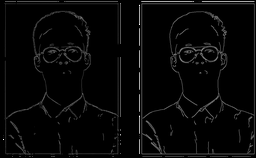
#> input picture result/myface.png, 256 x 158 px, shrunk from 1714 x 1060 before the run, given in place of myface.JPG, which was not available
$ python hw2_Blur.py
#> lines starting #> are read from the running program, lines starting #| are printed output that depends on the picture; pictures that were not available may be replaced by others from this repository, and a replacement may not be noted
#> further down, img is the input picture: shape (158, 256, 3); min 0, max 255, mean 7.2
import numpy as np
import cv2
import math
import matplotlib.pyplot as plt

"""
¢ 模糊圖片:50%
     Average Blur:20%
     Medium Blur:20%
     Gaussian Blur:10% (可用OpenCV函數)
     比較分析三種模糊方法在人臉照片下的差別:5%
"""
# https://docs.opencv.org/4.5.3/d4/d86/group__imgproc__filter.html

def AverageBlur(img,filter_size):
#> called with filter_size = 5
    convol_size = filter_size//2
    new_img = np.ones_like(img,dtype=np.uint8)
    filter=np.ones((filter_size,filter_size)) # Medium Blur
    filter_sum = np.sum(filter)
    for color_clannels in range(img.shape[-1]):
        for i in range(convol_size,img.shape[0]-convol_size):
            for j in range(convol_size,img.shape[1]-convol_size):
                new_img[i,j,color_clannels] = np.sum((img[i-convol_size:i+1+convol_size,j-convol_size:j+1+convol_size,color_clannels]*filter)) \
                    / (filter_sum)
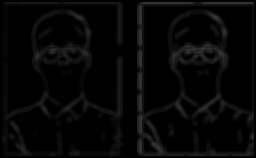
#> new_img: shape (158, 256, 3); min 0, max 60, mean 6.3
    return new_img

def MediumBlur(img,filter_size):
#> called with filter_size = 5
    convol_size = filter_size//2
    new_img = np.ones_like(img,dtype=np.uint8)
    filter=np.ones((filter_size,filter_size)) # Medium Blur
    for color_clannels in range(img.shape[-1]):
        for i in range(convol_size,img.shape[0]-convol_size):
            for j in range(convol_size,img.shape[1]-convol_size):
                new_img[i,j,color_clannels] = \
                    np.median((img[i-convol_size:i+1+convol_size,\
                        j-convol_size:j+1+convol_size,color_clannels]*filter))
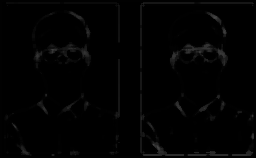
#> new_img: shape (158, 256, 3); min 0, max 69, mean 2.3
    return new_img

def gaussian (x,mean=0,std=1):
    return ((math.sqrt(2*math.pi)*std)**-1)* math.exp(-0.5*((((x-mean)/std)**2)))

def GaussianBlur(img,filter_size,mean=0,std=1):
#> called with filter_size = 5, mean = 0, std = 1
    filter=np.ones((filter_size,filter_size))
    convol_size = filter_size//2
    new_img = np.ones_like(img,dtype=np.uint8)
    for i in range(filter.shape[0]):
        for j in range(filter.shape[1]):
            filter[i,j]=gaussian(np.sqrt((i-convol_size)**2 + (j-convol_size)**2) ,mean,std)
    filter = filter/np.sum(filter)
    filter = np.int32((filter/filter[0,0]))
    filter_sum = np.sum(filter)
    for color_clannels in range(img.shape[-1]):
        for i in range(convol_size,img.shape[0]-convol_size):
            for j in range(convol_size,img.shape[1]-convol_size):
                new_img[i,j,color_clannels] = np.sum((img[i-convol_size:i+1+convol_size,j-convol_size:j+1+convol_size,color_clannels]*filter)) \
                    / (filter_sum)
    return new_img

## Read image file
img = cv2.imread("./img/myface.JPG")
# img = cv2.imread("./img/3.jpeg")
# img = cv2.imread("./img/lena.png")

filter_size = 5

fig = plt.figure()

new_img = AverageBlur(img, filter_size)
name = "./myface/AverageBlur_filter{}".format(filter_size)
print(name)
print("done, show img")
# cv2.imwrite('{}.png'.format(name), new_img)
ax1 = fig.add_subplot(1,3,1)
ax1.imshow(cv2.cvtColor(new_img, cv2.COLOR_BGR2RGB))
plt.axis('off')
plt.xlabel("AverageBlur")


new_img = MediumBlur(img, filter_size)
name = "./myface/MediumBlur_filter{}".format(filter_size)
print(name)
print("done, show img")
# cv2.imwrite('{}.png'.format(name), new_img)
ax2 = fig.add_subplot(1,3,2)
ax2.imshow(cv2.cvtColor(new_img, cv2.COLOR_BGR2RGB))
plt.axis('off')
plt.xlabel("MediumBlur")

new_img = GaussianBlur(img, filter_size)
name = "./myface/GaussianBlur_filter{}".format(filter_size)
print(name)
print("done, show img")
# cv2.imwrite('{}.png'.format(name), new_img)
ax3 = fig.add_subplot(1,3,3)
ax3.imshow(cv2.cvtColor(new_img, cv2.COLOR_BGR2RGB))
plt.axis('off')
plt.xlabel("GaussianBlur")

# plt.savefig("figure3.png")
plt.show()
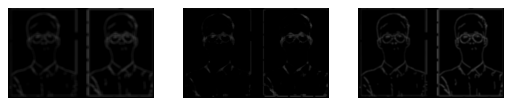
#> figure drawn by matplotlib, 3 panels

# cv2.imshow('hello',new_img)
# cv2.waitKey(0)

$ run again, with result/exit_cslab.png copied over result/myface.png
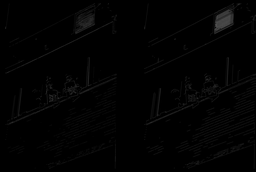
#> input picture result/exit_cslab.png, 256 x 172 px, shrunk from 1684 x 1134 before the run, given in place of myface.JPG, which was not available
#> img is the input picture: shape (172, 256, 3); min 0, max 81, mean 2.2
#> `plt.show()`:
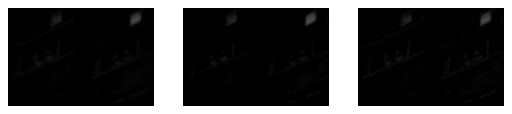
#> figure drawn by matplotlib, 3 panels
